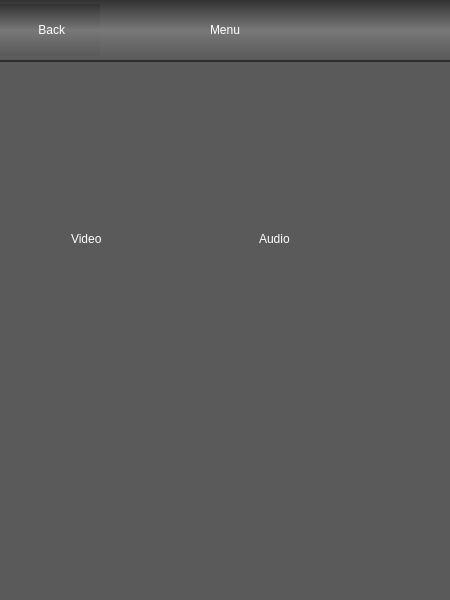
<?xml version="1.0" encoding="UTF-8"?>
<ui version="4.0">
 <class>StackedMenu</class>
 <widget class="QStackedWidget" name="StackedMenu">
  <property name="geometry">
   <rect>
    <x>0</x>
    <y>0</y>
    <width>450</width>
    <height>600</height>
   </rect>
  </property>
  <property name="windowTitle">
   <string>StackedWidget</string>
  </property>
  <property name="styleSheet">
   <string notr="true">QWidget { background-color: rgba(90,90,90,250); border:none; }

QLabel#label_title {font: bold 34pt  &quot;Walkway Expand UltraBold&quot;; color:rgb(255,255,255);}

QPushButton#btn_exit { background-color: rgba(250,100,100,250); font: bold 18pt  &quot;Walkway Expand UltraBold&quot;; color:rgb(255,255,255);}
QPushButton#btn_exit:pressed { background-color: rgba(100,100,250,250); font: bold 18pt  &quot;Walkway Expand UltraBold&quot;; color:rgb(255,255,255);}

QPushButton#btn_saveexit { background-color: rgba(100,255,100,250); font: bold 18pt  &quot;Walkway Expand UltraBold&quot;; color:rgb(255,255,255);}
QPushButton#btn_saveexit:pressed { background-color: rgba(100,100,250,250); font: bold 18pt  &quot;Walkway Expand UltraBold&quot;; color:rgb(255,255,255);}

QPushButton#btn_back { border-image: url(:/ui/back.png); font: bold 12pt  &quot;Walkway Expand UltraBold&quot;; color:rgb(255,255,255); }
QPushButton#btn_back:pressed { border-image: url(:/ui/backlight.png); }

QWidget#line_2 { background-color: rgba(44,44,44,250); border:none; }

QLabel#label_video, QLabel#label_audio {font: bold 22pt  &quot;Walkway Expand UltraBold&quot;; color:rgb(255,255,255);}




</string>
  </property>
  <property name="currentIndex">
   <number>1</number>
  </property>
  <widget class="QWidget" name="page_menu">
   <layout class="QVBoxLayout" name="verticalLayout">
    <property name="spacing">
     <number>0</number>
    </property>
    <property name="margin">
     <number>0</number>
    </property>
    <item>
     <widget class="ItemScrollArea" name="scroll_menu">
      <property name="widgetResizable">
       <bool>true</bool>
      </property>
      <widget class="ItemScrollContent" name="scroll_menu_contents">
       <property name="geometry">
        <rect>
         <x>0</x>
         <y>0</y>
         <width>450</width>
         <height>450</height>
        </rect>
       </property>
      </widget>
     </widget>
    </item>
    <item>
     <widget class="QWidget" name="line" native="true">
      <property name="minimumSize">
       <size>
        <width>0</width>
        <height>2</height>
       </size>
      </property>
      <property name="maximumSize">
       <size>
        <width>16777215</width>
        <height>2</height>
       </size>
      </property>
     </widget>
    </item>
    <item>
     <widget class="QPushButton" name="btn_saveexit">
      <property name="minimumSize">
       <size>
        <width>0</width>
        <height>70</height>
       </size>
      </property>
      <property name="maximumSize">
       <size>
        <width>16777215</width>
        <height>70</height>
       </size>
      </property>
      <property name="text">
       <string>Save and Exit</string>
      </property>
     </widget>
    </item>
    <item>
     <widget class="QPushButton" name="btn_exit">
      <property name="minimumSize">
       <size>
        <width>0</width>
        <height>70</height>
       </size>
      </property>
      <property name="maximumSize">
       <size>
        <width>16777215</width>
        <height>70</height>
       </size>
      </property>
      <property name="text">
       <string>Exit</string>
      </property>
     </widget>
    </item>
   </layout>
  </widget>
  <widget class="QWidget" name="page_para">
   <layout class="QVBoxLayout" name="verticalLayout_2">
    <property name="spacing">
     <number>0</number>
    </property>
    <property name="margin">
     <number>0</number>
    </property>
    <item>
     <widget class="QWidget" name="widget_title" native="true">
      <property name="minimumSize">
       <size>
        <width>0</width>
        <height>60</height>
       </size>
      </property>
      <property name="maximumSize">
       <size>
        <width>16777215</width>
        <height>60</height>
       </size>
      </property>
      <property name="styleSheet">
       <string notr="true">QWidget { background-color: qlineargradient(spread:reflect, x1:0, y1:0, x2:0, y2:1, stop:0 rgba(50, 50, 50, 255), stop:0.505682 rgba(120, 120, 120, 255), stop:0.982955 rgba(90, 90, 90, 255)); border:none; }

QPushButton#btn_back_2 { background-color: rgba(82, 64, 209, 0); border:none; }
</string>
      </property>
      <layout class="QHBoxLayout" name="horizontalLayout">
       <property name="spacing">
        <number>0</number>
       </property>
       <property name="margin">
        <number>0</number>
       </property>
       <item>
        <widget class="QPushButton" name="btn_back">
         <property name="sizePolicy">
          <sizepolicy hsizetype="Minimum" vsizetype="Expanding">
           <horstretch>0</horstretch>
           <verstretch>0</verstretch>
          </sizepolicy>
         </property>
         <property name="minimumSize">
          <size>
           <width>100</width>
           <height>52</height>
          </size>
         </property>
         <property name="maximumSize">
          <size>
           <width>100</width>
           <height>52</height>
          </size>
         </property>
         <property name="text">
          <string> Back</string>
         </property>
        </widget>
       </item>
       <item>
        <widget class="QLabel" name="label_title">
         <property name="sizePolicy">
          <sizepolicy hsizetype="Preferred" vsizetype="Expanding">
           <horstretch>0</horstretch>
           <verstretch>0</verstretch>
          </sizepolicy>
         </property>
         <property name="text">
          <string>Menu</string>
         </property>
         <property name="alignment">
          <set>Qt::AlignCenter</set>
         </property>
        </widget>
       </item>
       <item>
        <widget class="QPushButton" name="btn_back_2">
         <property name="sizePolicy">
          <sizepolicy hsizetype="Minimum" vsizetype="Expanding">
           <horstretch>0</horstretch>
           <verstretch>0</verstretch>
          </sizepolicy>
         </property>
         <property name="minimumSize">
          <size>
           <width>100</width>
           <height>52</height>
          </size>
         </property>
         <property name="maximumSize">
          <size>
           <width>100</width>
           <height>52</height>
          </size>
         </property>
         <property name="text">
          <string/>
         </property>
        </widget>
       </item>
      </layout>
     </widget>
    </item>
    <item>
     <widget class="QWidget" name="line_2" native="true">
      <property name="minimumSize">
       <size>
        <width>0</width>
        <height>2</height>
       </size>
      </property>
      <property name="maximumSize">
       <size>
        <width>16777215</width>
        <height>2</height>
       </size>
      </property>
     </widget>
    </item>
    <item>
     <widget class="QStackedWidget" name="stacked_menu_paras">
      <property name="sizePolicy">
       <sizepolicy hsizetype="Preferred" vsizetype="Expanding">
        <horstretch>0</horstretch>
        <verstretch>0</verstretch>
       </sizepolicy>
      </property>
      <property name="currentIndex">
       <number>1</number>
      </property>
      <widget class="QWidget" name="page_menu_time">
       <property name="styleSheet">
        <string notr="true">/*ItemScrollArea {border-image: url(:/ui/timebg.png);}*/</string>
       </property>
       <layout class="QVBoxLayout" name="verticalLayout_3">
        <item>
         <layout class="QHBoxLayout" name="horizontalLayout_2">
          <property name="spacing">
           <number>16</number>
          </property>
          <item>
           <spacer name="horizontalSpacer">
            <property name="orientation">
             <enum>Qt::Horizontal</enum>
            </property>
            <property name="sizeHint" stdset="0">
             <size>
              <width>40</width>
              <height>20</height>
             </size>
            </property>
           </spacer>
          </item>
          <item>
           <widget class="ItemScrollArea" name="scroll_year">
            <property name="minimumSize">
             <size>
              <width>120</width>
              <height>180</height>
             </size>
            </property>
            <property name="maximumSize">
             <size>
              <width>120</width>
              <height>180</height>
             </size>
            </property>
            <property name="widgetResizable">
             <bool>true</bool>
            </property>
            <widget class="ItemScrollContent" name="scrollArea_year">
             <property name="geometry">
              <rect>
               <x>0</x>
               <y>0</y>
               <width>120</width>
               <height>180</height>
              </rect>
             </property>
            </widget>
           </widget>
          </item>
          <item>
           <widget class="ItemScrollArea" name="scroll_month">
            <property name="minimumSize">
             <size>
              <width>80</width>
              <height>180</height>
             </size>
            </property>
            <property name="maximumSize">
             <size>
              <width>80</width>
              <height>180</height>
             </size>
            </property>
            <property name="widgetResizable">
             <bool>true</bool>
            </property>
            <widget class="ItemScrollContent" name="scrollArea_month">
             <property name="geometry">
              <rect>
               <x>0</x>
               <y>0</y>
               <width>80</width>
               <height>180</height>
              </rect>
             </property>
            </widget>
           </widget>
          </item>
          <item>
           <widget class="ItemScrollArea" name="scroll_day">
            <property name="minimumSize">
             <size>
              <width>80</width>
              <height>180</height>
             </size>
            </property>
            <property name="maximumSize">
             <size>
              <width>80</width>
              <height>180</height>
             </size>
            </property>
            <property name="widgetResizable">
             <bool>true</bool>
            </property>
            <widget class="ItemScrollContent" name="scrollArea_day">
             <property name="geometry">
              <rect>
               <x>0</x>
               <y>0</y>
               <width>80</width>
               <height>180</height>
              </rect>
             </property>
            </widget>
           </widget>
          </item>
          <item>
           <spacer name="horizontalSpacer_2">
            <property name="orientation">
             <enum>Qt::Horizontal</enum>
            </property>
            <property name="sizeHint" stdset="0">
             <size>
              <width>38</width>
              <height>20</height>
             </size>
            </property>
           </spacer>
          </item>
         </layout>
        </item>
        <item>
         <layout class="QHBoxLayout" name="horizontalLayout_3">
          <property name="spacing">
           <number>16</number>
          </property>
          <item>
           <spacer name="horizontalSpacer_3">
            <property name="orientation">
             <enum>Qt::Horizontal</enum>
            </property>
            <property name="sizeHint" stdset="0">
             <size>
              <width>40</width>
              <height>20</height>
             </size>
            </property>
           </spacer>
          </item>
          <item>
           <widget class="ItemScrollArea" name="scroll_hour">
            <property name="minimumSize">
             <size>
              <width>80</width>
              <height>180</height>
             </size>
            </property>
            <property name="maximumSize">
             <size>
              <width>80</width>
              <height>180</height>
             </size>
            </property>
            <property name="widgetResizable">
             <bool>true</bool>
            </property>
            <widget class="ItemScrollContent" name="scrollArea_hour">
             <property name="geometry">
              <rect>
               <x>0</x>
               <y>0</y>
               <width>80</width>
               <height>180</height>
              </rect>
             </property>
            </widget>
           </widget>
          </item>
          <item>
           <widget class="ItemScrollArea" name="scroll_minute">
            <property name="minimumSize">
             <size>
              <width>80</width>
              <height>180</height>
             </size>
            </property>
            <property name="maximumSize">
             <size>
              <width>80</width>
              <height>180</height>
             </size>
            </property>
            <property name="widgetResizable">
             <bool>true</bool>
            </property>
            <widget class="ItemScrollContent" name="scrollArea_minute">
             <property name="geometry">
              <rect>
               <x>0</x>
               <y>0</y>
               <width>80</width>
               <height>180</height>
              </rect>
             </property>
            </widget>
           </widget>
          </item>
          <item>
           <spacer name="horizontalSpacer_4">
            <property name="orientation">
             <enum>Qt::Horizontal</enum>
            </property>
            <property name="sizeHint" stdset="0">
             <size>
              <width>40</width>
              <height>20</height>
             </size>
            </property>
           </spacer>
          </item>
         </layout>
        </item>
       </layout>
      </widget>
      <widget class="QWidget" name="page_menu_volume">
       <layout class="QVBoxLayout" name="verticalLayout_4">
        <item>
         <layout class="QHBoxLayout" name="horizontalLayout_4">
          <item>
           <widget class="QWidget" name="wid_video" native="true">
            <property name="minimumSize">
             <size>
              <width>120</width>
              <height>214</height>
             </size>
            </property>
            <property name="maximumSize">
             <size>
              <width>120</width>
              <height>214</height>
             </size>
            </property>
            <layout class="QVBoxLayout" name="verticalLayout_8">
             <property name="spacing">
              <number>4</number>
             </property>
             <property name="margin">
              <number>0</number>
             </property>
             <item>
              <widget class="QLabel" name="label_video">
               <property name="text">
                <string>Video</string>
               </property>
              </widget>
             </item>
             <item>
              <widget class="ItemScrollArea" name="scroll_volume_video">
               <property name="minimumSize">
                <size>
                 <width>120</width>
                 <height>180</height>
                </size>
               </property>
               <property name="maximumSize">
                <size>
                 <width>120</width>
                 <height>180</height>
                </size>
               </property>
               <property name="widgetResizable">
                <bool>true</bool>
               </property>
               <widget class="ItemScrollContent" name="scrollArea_volume_2">
                <property name="geometry">
                 <rect>
                  <x>0</x>
                  <y>0</y>
                  <width>120</width>
                  <height>180</height>
                 </rect>
                </property>
               </widget>
              </widget>
             </item>
            </layout>
           </widget>
          </item>
          <item>
           <widget class="QWidget" name="wid_audio" native="true">
            <property name="minimumSize">
             <size>
              <width>120</width>
              <height>214</height>
             </size>
            </property>
            <property name="maximumSize">
             <size>
              <width>120</width>
              <height>214</height>
             </size>
            </property>
            <layout class="QVBoxLayout" name="verticalLayout_9">
             <property name="spacing">
              <number>4</number>
             </property>
             <property name="margin">
              <number>0</number>
             </property>
             <item>
              <widget class="QLabel" name="label_audio">
               <property name="text">
                <string>Audio</string>
               </property>
              </widget>
             </item>
             <item>
              <widget class="ItemScrollArea" name="scroll_volume_audio">
               <property name="minimumSize">
                <size>
                 <width>120</width>
                 <height>180</height>
                </size>
               </property>
               <property name="maximumSize">
                <size>
                 <width>120</width>
                 <height>180</height>
                </size>
               </property>
               <property name="widgetResizable">
                <bool>true</bool>
               </property>
               <widget class="ItemScrollContent" name="scrollArea_volume">
                <property name="geometry">
                 <rect>
                  <x>0</x>
                  <y>0</y>
                  <width>120</width>
                  <height>180</height>
                 </rect>
                </property>
               </widget>
              </widget>
             </item>
            </layout>
           </widget>
          </item>
         </layout>
        </item>
       </layout>
      </widget>
      <widget class="QWidget" name="page_menu_backlight">
       <layout class="QVBoxLayout" name="verticalLayout_5">
        <item>
         <layout class="QHBoxLayout" name="horizontalLayout_5">
          <item>
           <widget class="ItemScrollArea" name="scroll_backlight">
            <property name="minimumSize">
             <size>
              <width>150</width>
              <height>180</height>
             </size>
            </property>
            <property name="maximumSize">
             <size>
              <width>150</width>
              <height>180</height>
             </size>
            </property>
            <property name="widgetResizable">
             <bool>true</bool>
            </property>
            <widget class="ItemScrollContent" name="scrollArea_backlight">
             <property name="geometry">
              <rect>
               <x>0</x>
               <y>0</y>
               <width>150</width>
               <height>180</height>
              </rect>
             </property>
            </widget>
           </widget>
          </item>
         </layout>
        </item>
       </layout>
      </widget>
      <widget class="QWidget" name="page_menu_theme"/>
      <widget class="QWidget" name="page_menu_protocol">
       <layout class="QVBoxLayout" name="verticalLayout_6">
        <item>
         <layout class="QHBoxLayout" name="horizontalLayout_7">
          <property name="spacing">
           <number>16</number>
          </property>
          <item>
           <spacer name="horizontalSpacer_7">
            <property name="orientation">
             <enum>Qt::Horizontal</enum>
            </property>
            <property name="sizeHint" stdset="0">
             <size>
              <width>40</width>
              <height>20</height>
             </size>
            </property>
           </spacer>
          </item>
          <item>
           <widget class="ItemScrollArea" name="scroll_protocol_type">
            <property name="minimumSize">
             <size>
              <width>150</width>
              <height>180</height>
             </size>
            </property>
            <property name="maximumSize">
             <size>
              <width>150</width>
              <height>180</height>
             </size>
            </property>
            <property name="widgetResizable">
             <bool>true</bool>
            </property>
            <widget class="ItemScrollContent" name="scrollArea_protocol_type">
             <property name="geometry">
              <rect>
               <x>0</x>
               <y>0</y>
               <width>150</width>
               <height>180</height>
              </rect>
             </property>
            </widget>
           </widget>
          </item>
          <item>
           <spacer name="horizontalSpacer_8">
            <property name="orientation">
             <enum>Qt::Horizontal</enum>
            </property>
            <property name="sizeHint" stdset="0">
             <size>
              <width>40</width>
              <height>20</height>
             </size>
            </property>
           </spacer>
          </item>
         </layout>
        </item>
        <item>
         <layout class="QHBoxLayout" name="horizontalLayout_6">
          <property name="spacing">
           <number>16</number>
          </property>
          <item>
           <spacer name="horizontalSpacer_5">
            <property name="orientation">
             <enum>Qt::Horizontal</enum>
            </property>
            <property name="sizeHint" stdset="0">
             <size>
              <width>40</width>
              <height>20</height>
             </size>
            </property>
           </spacer>
          </item>
          <item>
           <widget class="ItemScrollArea" name="scroll_protocol_buad">
            <property name="minimumSize">
             <size>
              <width>120</width>
              <height>180</height>
             </size>
            </property>
            <property name="maximumSize">
             <size>
              <width>120</width>
              <height>180</height>
             </size>
            </property>
            <property name="widgetResizable">
             <bool>true</bool>
            </property>
            <widget class="ItemScrollContent" name="scrollArea_protocol_buad">
             <property name="geometry">
              <rect>
               <x>0</x>
               <y>0</y>
               <width>120</width>
               <height>180</height>
              </rect>
             </property>
            </widget>
           </widget>
          </item>
          <item>
           <widget class="ItemScrollArea" name="scroll_protocol_id">
            <property name="minimumSize">
             <size>
              <width>120</width>
              <height>180</height>
             </size>
            </property>
            <property name="maximumSize">
             <size>
              <width>120</width>
              <height>180</height>
             </size>
            </property>
            <property name="widgetResizable">
             <bool>true</bool>
            </property>
            <widget class="ItemScrollContent" name="scrollArea_protocol_id">
             <property name="geometry">
              <rect>
               <x>0</x>
               <y>0</y>
               <width>120</width>
               <height>180</height>
              </rect>
             </property>
            </widget>
           </widget>
          </item>
          <item>
           <spacer name="horizontalSpacer_6">
            <property name="orientation">
             <enum>Qt::Horizontal</enum>
            </property>
            <property name="sizeHint" stdset="0">
             <size>
              <width>38</width>
              <height>20</height>
             </size>
            </property>
           </spacer>
          </item>
         </layout>
        </item>
       </layout>
      </widget>
     </widget>
    </item>
   </layout>
  </widget>
 </widget>
 <customwidgets>
  <customwidget>
   <class>ItemScrollArea</class>
   <extends>QScrollArea</extends>
   <header>ilistview.h</header>
   <container>1</container>
  </customwidget>
  <customwidget>
   <class>ItemScrollContent</class>
   <extends>QWidget</extends>
   <header>ilistview.h</header>
   <container>1</container>
  </customwidget>
 </customwidgets>
 <resources/>
 <connections/>
</ui>
